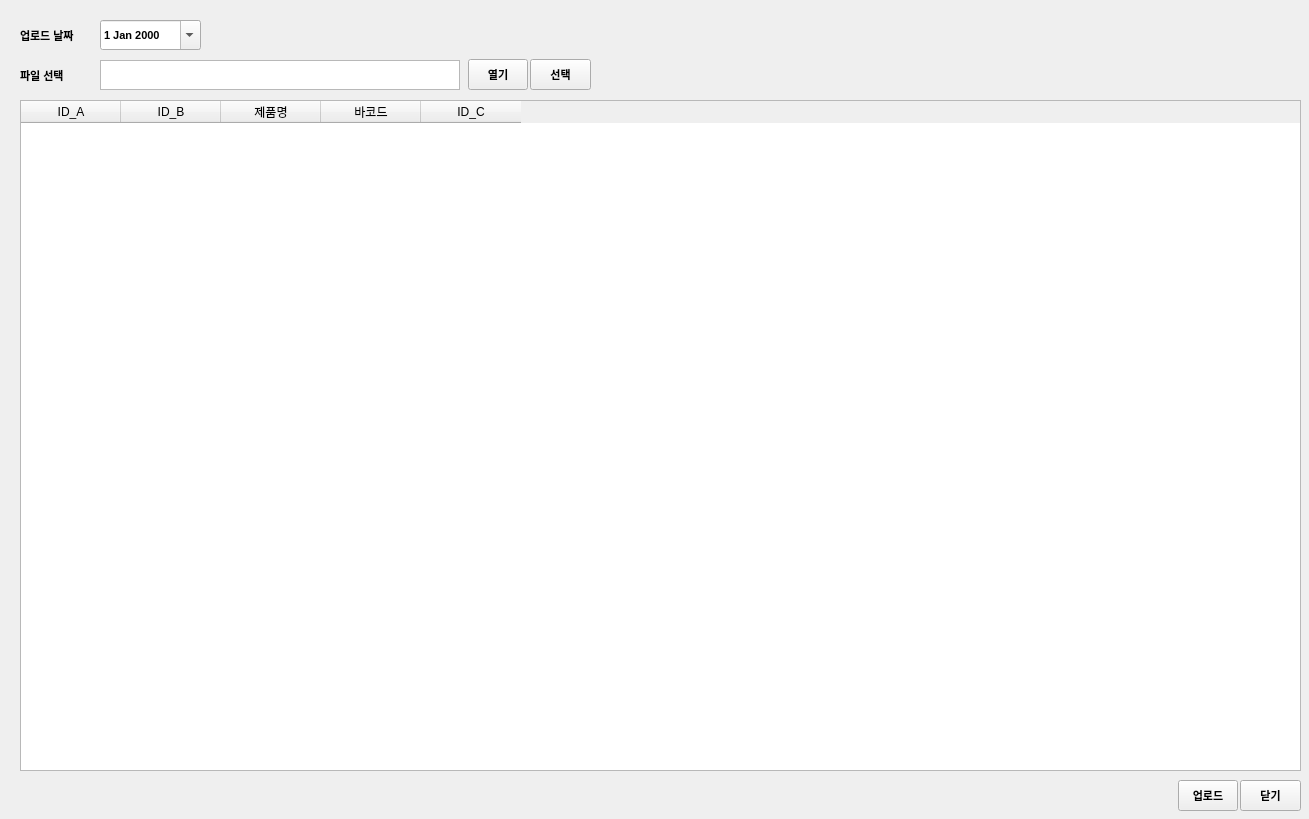
<?xml version="1.0" encoding="UTF-8"?>
<ui version="4.0">
 <class>window</class>
 <widget class="QWidget" name="window">
  <property name="geometry">
   <rect>
    <x>0</x>
    <y>0</y>
    <width>1309</width>
    <height>819</height>
   </rect>
  </property>
  <property name="windowTitle">
   <string>Form</string>
  </property>
  <widget class="QPushButton" name="btn_select">
   <property name="geometry">
    <rect>
     <x>530</x>
     <y>59</y>
     <width>61</width>
     <height>31</height>
    </rect>
   </property>
   <property name="font">
    <font>
     <family>Arial</family>
     <pointsize>8</pointsize>
     <weight>75</weight>
     <bold>true</bold>
    </font>
   </property>
   <property name="text">
    <string>선택</string>
   </property>
  </widget>
  <widget class="QPushButton" name="btn_open">
   <property name="geometry">
    <rect>
     <x>468</x>
     <y>59</y>
     <width>60</width>
     <height>31</height>
    </rect>
   </property>
   <property name="font">
    <font>
     <family>Arial</family>
     <pointsize>8</pointsize>
     <weight>75</weight>
     <bold>true</bold>
    </font>
   </property>
   <property name="text">
    <string>열기</string>
   </property>
  </widget>
  <widget class="QLabel" name="lbl_input_date">
   <property name="geometry">
    <rect>
     <x>20</x>
     <y>20</y>
     <width>71</width>
     <height>30</height>
    </rect>
   </property>
   <property name="font">
    <font>
     <family>Arial</family>
     <pointsize>8</pointsize>
     <weight>75</weight>
     <bold>true</bold>
    </font>
   </property>
   <property name="text">
    <string>업로드 날짜</string>
   </property>
  </widget>
  <widget class="QDateEdit" name="date_edit">
   <property name="geometry">
    <rect>
     <x>100</x>
     <y>20</y>
     <width>101</width>
     <height>30</height>
    </rect>
   </property>
   <property name="font">
    <font>
     <family>Arial</family>
     <pointsize>8</pointsize>
     <weight>75</weight>
     <bold>true</bold>
    </font>
   </property>
   <property name="calendarPopup">
    <bool>true</bool>
   </property>
  </widget>
  <widget class="QLabel" name="lbl_select_file">
   <property name="geometry">
    <rect>
     <x>20</x>
     <y>60</y>
     <width>71</width>
     <height>30</height>
    </rect>
   </property>
   <property name="font">
    <font>
     <family>Arial</family>
     <pointsize>8</pointsize>
     <weight>75</weight>
     <bold>true</bold>
    </font>
   </property>
   <property name="text">
    <string>파일 선택</string>
   </property>
  </widget>
  <widget class="QTableWidget" name="tbl_info">
   <property name="geometry">
    <rect>
     <x>20</x>
     <y>100</y>
     <width>1281</width>
     <height>671</height>
    </rect>
   </property>
   <column>
    <property name="text">
     <string>ID_A</string>
    </property>
   </column>
   <column>
    <property name="text">
     <string>ID_B</string>
    </property>
   </column>
   <column>
    <property name="text">
     <string>제품명</string>
    </property>
   </column>
   <column>
    <property name="text">
     <string>바코드</string>
    </property>
   </column>
   <column>
    <property name="text">
     <string>ID_C</string>
    </property>
   </column>
  </widget>
  <widget class="QPushButton" name="btn_upload">
   <property name="geometry">
    <rect>
     <x>1178</x>
     <y>780</y>
     <width>60</width>
     <height>31</height>
    </rect>
   </property>
   <property name="font">
    <font>
     <family>Arial</family>
     <pointsize>8</pointsize>
     <weight>75</weight>
     <bold>true</bold>
    </font>
   </property>
   <property name="text">
    <string>업로드</string>
   </property>
  </widget>
  <widget class="QPushButton" name="btn_close">
   <property name="geometry">
    <rect>
     <x>1240</x>
     <y>780</y>
     <width>61</width>
     <height>31</height>
    </rect>
   </property>
   <property name="font">
    <font>
     <family>Arial</family>
     <pointsize>8</pointsize>
     <weight>75</weight>
     <bold>true</bold>
    </font>
   </property>
   <property name="text">
    <string>닫기</string>
   </property>
  </widget>
  <widget class="QTextEdit" name="text_select_file">
   <property name="geometry">
    <rect>
     <x>100</x>
     <y>60</y>
     <width>360</width>
     <height>30</height>
    </rect>
   </property>
  </widget>
 </widget>
 <resources/>
 <connections/>
</ui>
